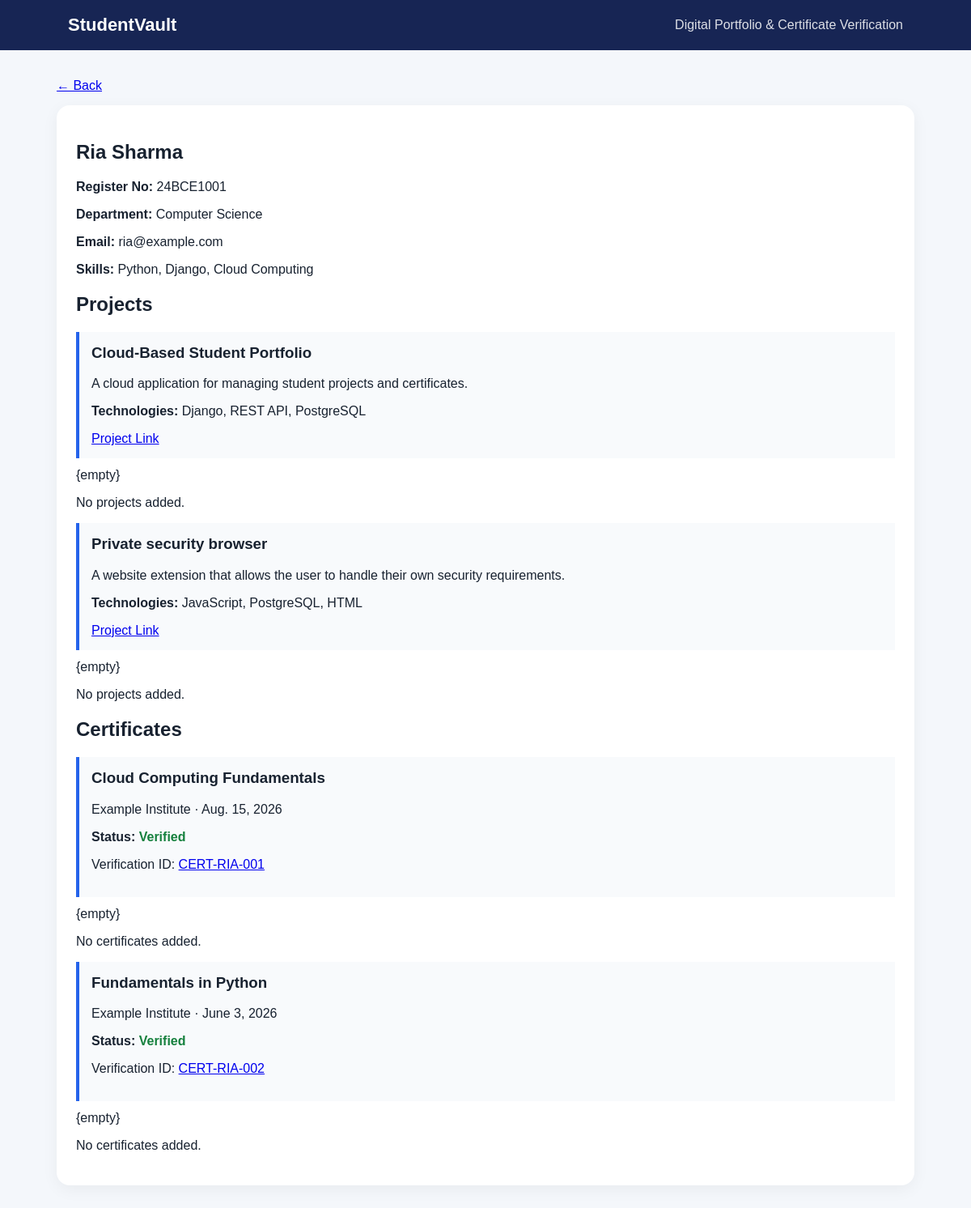
Screenshot of /student/1/ with the database file from the repository.
### portfolio/models.py (models this page shows, shortened)
class Student(models.Model):
    name=models.CharField(max_length=100)
    register_no=models.CharField(max_length=30, unique=True)
    department=models.CharField(max_length=100)
    email=models.EmailField()
    skills=models.CharField(max_length=300, blank=True)

class Project(models.Model):
    student=models.ForeignKey(Student,on_delete=models.CASCADE,related_name='projects')
    title=models.CharField(max_length=150)
    description=models.TextField()
    technologies=models.CharField(max_length=300,blank=True)
    github_link=models.URLField(blank=True)
    created_at=models.DateTimeField(auto_now_add=True)

class Certificate(models.Model):
    student=models.ForeignKey(Student,on_delete=models.CASCADE,related_name='certificates')
    certificate_name=models.CharField(max_length=150)
    issuer=models.CharField(max_length=150)
    issue_date=models.DateField()
    verification_id=models.CharField(max_length=50,unique=True)
    file=models.FileField(upload_to='certificates/',blank=True,null=True)
    status=models.CharField(max_length=20,default='Verified')

### portfolio/views.py (the view)
# urls.py: urlpatterns=[path('',views.home,name='home'),path('student/<int:pk>/',views.profile,name='profile'),path('verify/<str:verification_id>/',views.verify,name='verify'),path('api/',__import__('django').ur
def profile(request,pk):
    student=get_object_or_404(Student,pk=pk)
    return render(request,'portfolio/profile.html',{'student':student})

### portfolio/templates/portfolio/profile.html
{% extends 'portfolio/base.html' %}{% block content %}<a href="/">← Back</a><section class="card"><h1>{{student.name}}</h1><p><b>Register No:</b> {{student.register_no}}</p><p><b>Department:</b> {{student.department}}</p><p><b>Email:</b> {{student.email}}</p><p><b>Skills:</b> {{student.skills}}</p><h2>Projects</h2>{% for p in student.projects.all %}<div class="item"><h3>{{p.title}}</h3><p>{{p.description}}</p><p><b>Technologies:</b> {{p.technologies}}</p>{% if p.github_link %}<a href="{{p.github_link}}">Project Link</a>{% endif %}</div>{empty}<p>No projects added.</p>{% endfor %}<h2>Certificates</h2>{% for c in student.certificates.all %}<div class="item"><h3>{{c.certificate_name}}</h3><p>{{c.issuer}} · {{c.issue_date}}</p><p><b>Status:</b> <span class="ok">{{c.status}}</span></p><p>Verification ID: <a href="/verify/{{c.verification_id}}/">{{c.verification_id}}</a></p>{% if c.file %}<a href="{{c.file.url}}">View certificate</a>{% endif %}</div>{empty}<p>No certificates added.</p>{% endfor %}</section>{% endblock %}

### portfolio/templates/portfolio/base.html (shortened to what this page needs)
<!doctype html><html><head><link rel="stylesheet" href="/static/portfolio/style.css"></head><body><nav><a href="/">StudentVault</a><span>Digital Portfolio & Certificate Verification</span></nav><main>{% block content %}{% endblock %}</main></body></html>

### portfolio/static/portfolio/style.css (style rules this page uses)
* { box-sizing:border-box }
body { margin:0;font-family:Arial,sans-serif;background:#f4f7fb;color:#182230 }
nav { background:#172554;color:white;padding:18px 7%;display:flex;justify-content:space-between;align-items:center }
nav a { color:white;text-decoration:none;font-size:22px;font-weight:700 }
nav span { opacity:.85 }
main { max-width:1100px;margin:auto;padding:35px 20px }
article,.card { background:white;padding:24px;border-radius:16px;box-shadow:0 5px 20px #0000000d;margin:15px 0 }
.item { border-left:4px solid #2563eb;background:#f8fafc;padding:15px;margin:12px 0 }
.item h3 { margin-top:0 }
.ok { color:#15803d;font-weight:bold }

### rows the page displays
Student: name "Ria Sharma", register_no "24BCE1001", department "Computer Science", email "ria@example.com", skills "Python, Django, Cloud Computing"
Project: title "Cloud-Based Student Portfolio", description "A cloud application for managing student projects and certificates.", technologies "Django, REST API, PostgreSQL"
Project: title "Private security browser", description "A website extension that allows the user to handle their own security requirements.", technologies "JavaScript, PostgreSQL, HTML"
Certificate: certificate_name "Cloud Computing Fundamentals", issuer "Example Institute", issue_date "Aug. 15, 2026", status "Verified", verification_id "CERT-RIA-001"
Certificate: certificate_name "Fundamentals in Python", issuer "Example Institute", issue_date "June 3, 2026", status "Verified", verification_id "CERT-RIA-002"
